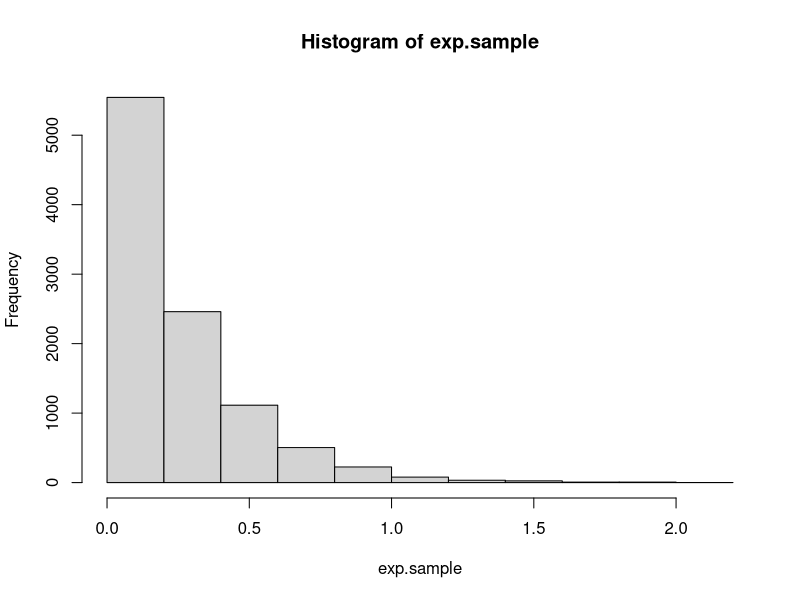
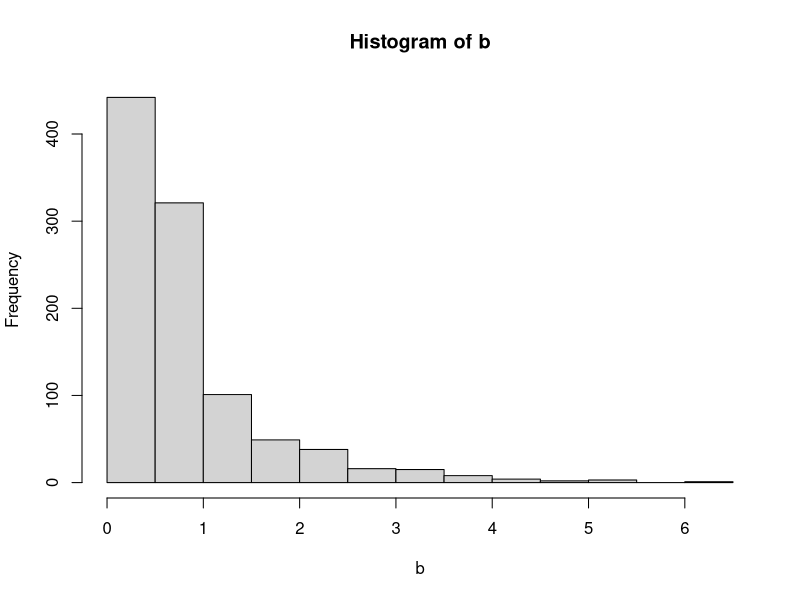
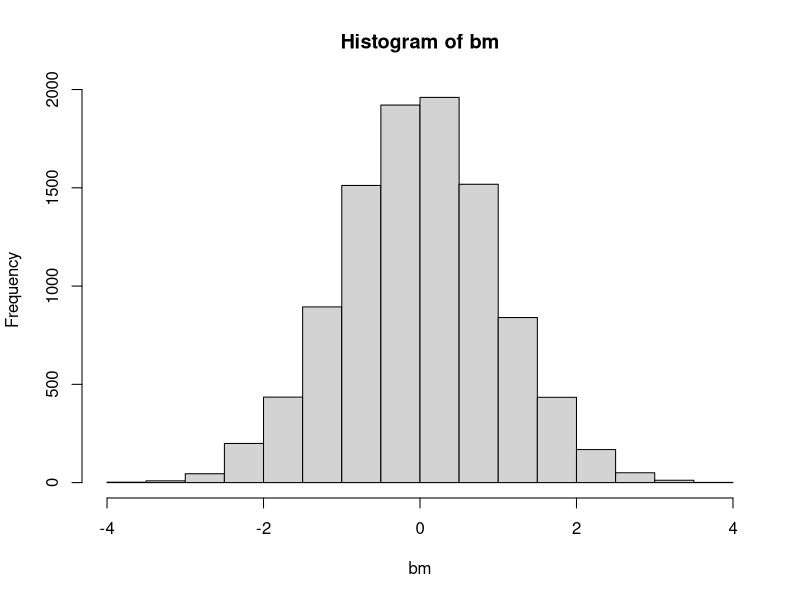
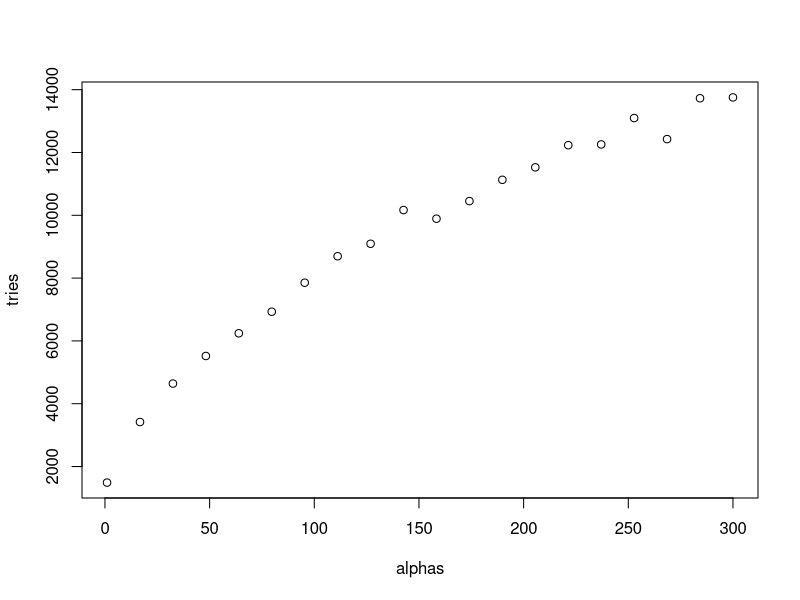
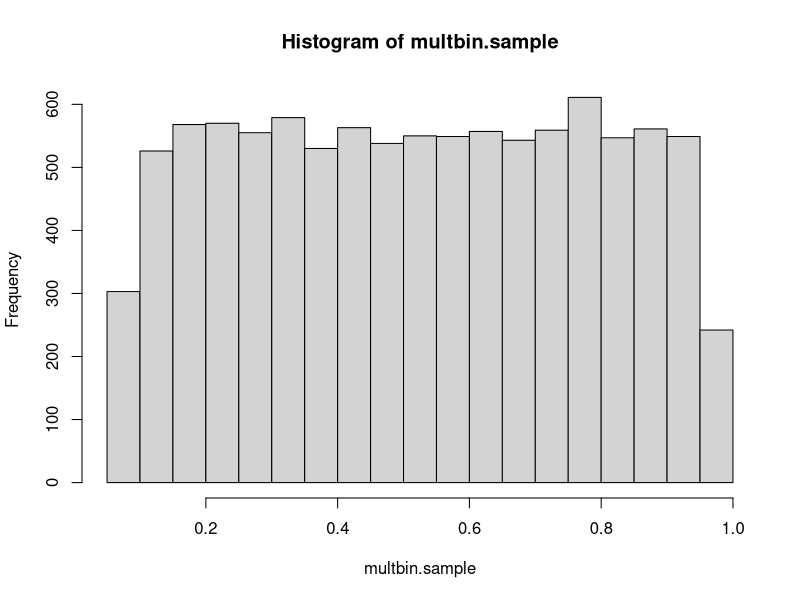

Here is the R script that generated these plots, in order:
## ---- chunk 1
knitr::opts_chunk$set(echo = TRUE)
## ---- chunk 2
# Function to sample n times from exponential distribution
samples_exp = function(rate, n){
  u = runif(n)          # Sample from unif(0,1) distribution
  x = - log(u) / rate   # Compute values using inverse cdf
  return(x)             # Vector of n samples
}

# Function to print mean and variance
print.mean.var = function(n, m.emp, m.th, v.emp, v.th) {
  cat('Number of samples:', n)
  cat('\n\nEmpirical mean:', m.emp)
  cat('\nTheoretical mean:', m.th)
  cat('\n\nEmpirical variance:', v.emp)
  cat('\nTheoretical variance:', v.th)
}

# Check function
rate = 4                                        # Set rate parameter
n = 10000                                       # Number of samples
exp.sample = samples_exp(rate, n)               # Sample
hist(exp.sample)                                # Histogram of sample

mean.emp.exp = mean(exp.sample)                 # Empirical mean
mean.th.exp = 1 / rate                          # Theoretical mean

var.emp.exp = var(exp.sample)                   # Empirical variance
var.th.exp = 1 / rate^2                         # Theoretical variance

print.mean.var(n, mean.emp.exp, mean.th.exp, var.emp.exp, var.th.exp)  # Print values
## ---- chunk 3

samples_g = function(alpha, n) {
  c = alpha * exp(1) / (alpha + exp(1))
  u = runif(n)
  vec = rep(0, n)
  for(i in 1:length(u)){
    if(u[i]<= c/alpha) {vec[i] = (alpha * u[i] / c)^(1 / alpha)}
    else {vec[i] = -log(1/alpha + exp(-1) - u[i]/c)}
  }
  return(vec)
}

# Check solution
alpha = 0.8
c = alpha * exp(1) / (alpha + exp(1))
n = 1000
b = samples_g(alpha, n)
hist(b)

mean_emp = sum(b) / length(b)
mean_theo = c * (1/(alpha+1) + 2*exp(-1))
cat('Empirical mean:', mean_emp)
cat('\nTheoretical mean:', mean_theo)

var_emp = sum((b-mean_emp)^2) / (length(b)-1) 
var_theo = c * (1/(alpha+2) + 5*exp(-1)) - mean_theo^2
cat('\nEmpirical variance:', var_emp)
cat('\nTheoretical variance:', var_theo)
## ---- chunk 4

boxmuller = function(n) {
  u1 = runif(n)
  u2 = runif(n)
  r = sqrt(-2*log(u1))
  theta = 2*pi*u2
  x = r*cos(theta)
  #y = r*sin(theta)
  return(x)
}
bm = boxmuller(10000)
hist(bm)

mean_bm = sum(bm) / length(bm)
cat('Mean:', mean_bm)

var_bm = sum((bm-mean_bm)^2) / (length(bm)-1)
cat('\nVariance:', var_bm)
## ---- chunk 5
mult_normal = function(d, mu, sigma) {
  # mu must have length d, sigma dxd
  x = boxmuller(d)
  A = t(chol(sigma))  # lower triangular matrix
  y = mu + A %*% x    # y mult normal
  return(y)
}

# Check solution
mu = c(1,2)
sigma = cbind(c(1,0.5),c(0.5,1))

# Estimate mean and empirical variance
n = 1000
mu_est = rep(0,length(mu))
multnor.sample = matrix(NA,n,length(mu))
for(i in 1:n) {
  multnor = mult_normal(length(mu),mu,sigma)
  mu_est = mu_est + multnor
  multnor.sample[i,] = multnor
  }
mu_est = mu_est / n
mu_est

var(multnor.sample)

## ---- chunk 6
accprob = function(x,alpha) {
  if(x<1) {return(exp(-x))}
  else if(x>=1) {return(x^(alpha-1))}
}

gamma_rejsamp = function(n,alpha) {
  vec = rep(0,n)
  i = 1
  while(i<=n) {
    x = samples_g(alpha,1)
    u = runif(1)
    a = accprob(x,alpha)
    if(u<=a) {
      vec[i] = x
      i = i + 1
      }
  }
  return(vec)
}

alpha = 0.5
n = 10000
gamma.sample = gamma_rejsamp(n,alpha)
mean.emp = mean(gamma.sample)
mean.emp
mean.theo = alpha
mean.theo
var.emp = var(gamma.sample)
var.emp
var.theo = alpha
var.theo

## ---- chunk 7
inv.cdf.sampling = function(n,ab) {
  u = runif(n)
  x = log(ab*u)
  return(x)
}

samples.f = function(n,alpha) {
  vec = rep(0,n)
  i = 1
  a = ((alpha-1)/exp(1))^((alpha-1)/2)
  b = ((alpha+1)/exp(1))^((alpha+1)/2)
  tries = 0
  while(i<=n) {
    z1 = inv.cdf.sampling(1,a)
    z2 = inv.cdf.sampling(1,b)
    diff = z2 - z1
    limit = ((alpha-1)*diff - exp(diff)) / 2
    limit
    if(z1 <= limit) {
      vec[i] = exp(diff)
      i = i + 1
    }
    tries = tries + 1
  }
  return(c(tries,vec))
}

#Check function
alpha = 4
n = 10000
gamma.sample = samples.f(n,alpha)[-1]
mean.emp = mean(gamma.sample)
mean.emp
mean.theo = alpha
mean.theo
var.emp = var(gamma.sample)
var.emp
var.theo = alpha
var.theo


# Number of tries for different alphas
#alphas = seq(1,2000,length.out = 20)
alphas = seq(1,300,length.out = 20)
tries = rep(0,length(alphas))
for(i in 1:length(alphas)) {
  s = samples.f(1000,alphas[i])
  tries[i] = s[1]
}
plot(alphas,tries)
## ---- chunk 8

gamma = function(n,alpha,beta) {
  if(alpha<1) {return(gamma_rejsamp(n,alpha) / beta)}
  else if(alpha>1) {return(samples.f(n,alpha)[-1] / beta)}
  else {return(samples_exp(beta,n))}
}

# Test function
alpha = 0.5
beta = 2
n = 1000
gam.samp = gamma(n,alpha,beta)
mean.emp = mean(gam.samp)
mean.theo = alpha / beta
mean.emp
mean.theo

var.emp = var(gam.samp)
var.theo = alpha / beta^2
var.emp
var.theo

alpha = 1
beta = 2
n = 1000
gam.samp = gamma(n,alpha,beta)
mean.emp = mean(gam.samp)
mean.theo = alpha / beta
mean.emp
mean.theo

var.emp = var(gam.samp)
var.theo = alpha / beta^2
var.emp
var.theo

alpha = 10
beta = 2
n = 1000
gam.samp = gamma(n,alpha,beta)
mean.emp = mean(gam.samp)
mean.theo = alpha / beta
mean.emp
mean.theo

var.emp = var(gam.samp)
var.theo = alpha / beta^2
var.emp
var.theo

## ---- chunk 9
#Function for generating one Diriclet distributed variable with parameter alpha:
dirichlet <- function(alphas){
  zs = rep(0,length(alphas))
  for (k in 1:length(alphas)){
    zs[k] <- gamma(1,alphas[k],1)
  }
  return(zs/sum(zs))
}

## ---- chunk 10
ln.accprob = function(x) {
  lnc = (15 + sqrt(53809)) / 394
  return(125*log(2+x) + 38*log(1-x) + 34*log(x) - lnc)
}

multbinom = function(n) {
  vec = rep(0,n)
  i = 1
  while(i<=n) {
    theta = runif(1)
    lnu = log(runif(1))
    lna = ln.accprob(theta)
    if(lnu<=lna) {
      vec[i] = theta
      i = i + 1
      }
  }
  return(vec)
}

# Test 
multbin.sample = multbinom(10000)
hist(multbin.sample)

mean(multbin.sample)
var(multbin.sample)
# evt regne ut teoretiske verdier?
